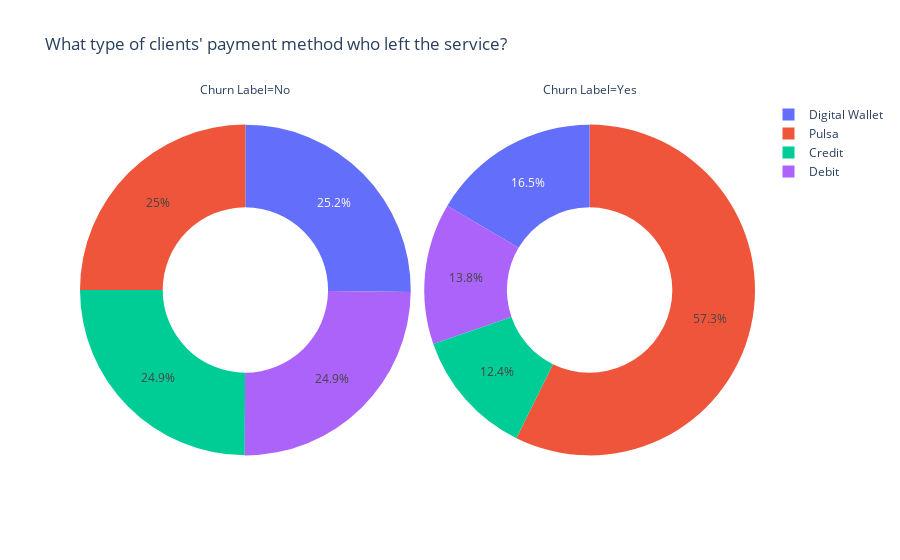

Here is the notebook cell this chart was saved with:
### Code cell
fig = px.pie(data.groupby(['Payment Method','Churn Label'])['Customer ID'].count().reset_index(), 
             values='Customer ID', 
             facet_col = 'Churn Label',
             names='Payment Method',
             hole = .5,
            title = "What type of clients' payment method who left the service?")
fig.show()

### Figure 1 — Plotly figure (JSON) as saved in the notebook; plotly's stock layout.template omitted (floating-point values rounded to 4 significant figures)
{"data": [{"domain": {"x": [0, 0.49], "y": [0, 1]}, "hole": 0.5, "hovertemplate": "Churn Label=No<br>Payment Method=%{label}<br>Customer ID=%{value}<extra></extra>", "labels": ["Credit", "Debit", "Digital Wallet", "Pulsa"], "legendgroup": "", "name": "", "showlegend": true, "type": "pie", "values": [1290, 1286, 1304, 1294]}, {"domain": {"x": [0.51, 1], "y": [0, 1]}, "hole": 0.5, "hovertemplate": "Churn Label=Yes<br>Payment Method=%{label}<br>Customer ID=%{value}<extra></extra>", "labels": ["Credit", "Debit", "Digital Wallet", "Pulsa"], "legendgroup": "", "name": "", "showlegend": true, "type": "pie", "values": [232, 258, 308, 1071]}], "layout": {"annotations": [{"font": {}, "showarrow": false, "text": "Churn Label=No", "x": 0.245, "xanchor": "center", "xref": "paper", "y": 1, "yanchor": "bottom", "yref": "paper"}, {"font": {}, "showarrow": false, "text": "Churn Label=Yes", "x": 0.755, "xanchor": "center", "xref": "paper", "y": 1, "yanchor": "bottom", "yref": "paper"}], "legend": {"tracegroupgap": 0}, "title": {"text": "What type of clients' payment method who left the service?"}}}
